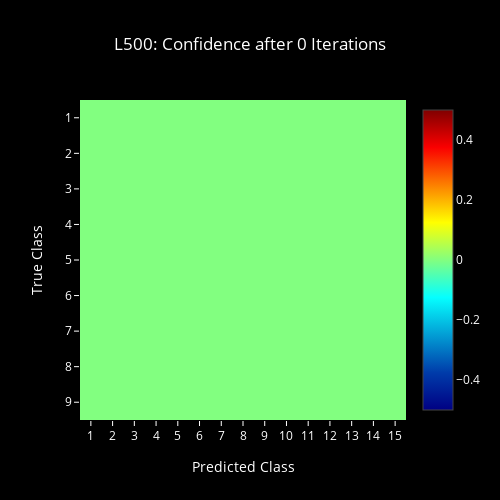
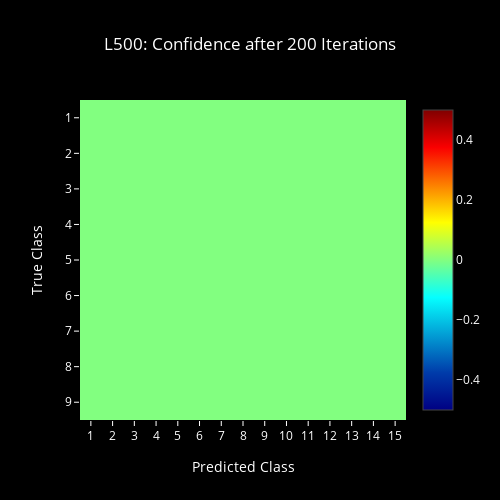
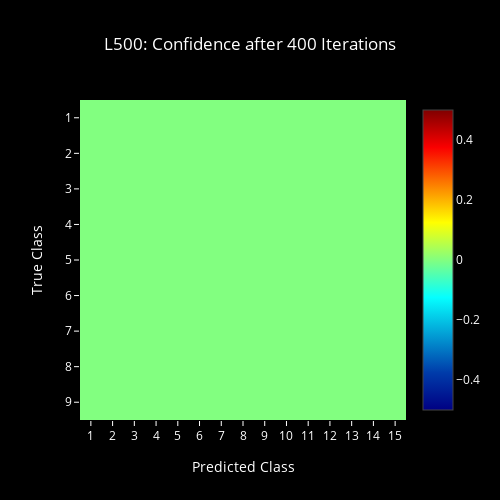
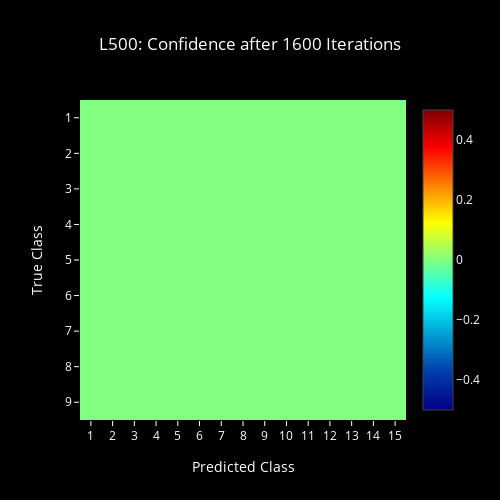

Notebook code for these charts, in order:
### Code cell
for i, it in enumerate(iter_list):
    plot_confidence_lh(i, it)
    #plot_confidence_lh(i, it)
    #plot_choice_fh(i, it)
    #plot_choice_lh(i, it)

### Figure 1 — Plotly figure (JSON) as saved in the notebook; plotly's stock layout.template omitted (floating-point values rounded to 4 significant figures; data arrays with more than 128 entries replaced by an {"elided": "..."} marker saying what was removed)
{"data": [{"colorscale": "Jet", "type": "heatmap", "z": {"elided": "16x16 int values"}}], "layout": {"font": {"color": "#FFF"}, "height": 500, "paper_bgcolor": "#000", "plot_bgcolor": "#000", "title": "L500: Confidence after 0 Iterations", "titlefont": {"color": "#FFF"}, "width": 500, "xaxis": {"dtick": 1, "range": [0.5, 15.5], "tickcolor": "#FFF", "title": "Predicted Class"}, "yaxis": {"dtick": 1, "range": [9.5, 0.5], "tickcolor": "#FFF", "title": "True Class"}}}

### Figure 2 — Plotly figure (JSON) as saved in the notebook; plotly's stock layout.template omitted (floating-point values rounded to 4 significant figures; data arrays with more than 128 entries replaced by an {"elided": "..."} marker saying what was removed)
{"data": [{"colorscale": "Jet", "type": "heatmap", "z": {"elided": "16x16 int values"}}], "layout": {"font": {"color": "#FFF"}, "height": 500, "paper_bgcolor": "#000", "plot_bgcolor": "#000", "title": "L500: Confidence after 200 Iterations", "titlefont": {"color": "#FFF"}, "width": 500, "xaxis": {"dtick": 1, "range": [0.5, 15.5], "tickcolor": "#FFF", "title": "Predicted Class"}, "yaxis": {"dtick": 1, "range": [9.5, 0.5], "tickcolor": "#FFF", "title": "True Class"}}}

### Figure 3 — Plotly figure (JSON) as saved in the notebook; plotly's stock layout.template omitted (floating-point values rounded to 4 significant figures; data arrays with more than 128 entries replaced by an {"elided": "..."} marker saying what was removed)
{"data": [{"colorscale": "Jet", "type": "heatmap", "z": {"elided": "16x16 int values"}}], "layout": {"font": {"color": "#FFF"}, "height": 500, "paper_bgcolor": "#000", "plot_bgcolor": "#000", "title": "L500: Confidence after 400 Iterations", "titlefont": {"color": "#FFF"}, "width": 500, "xaxis": {"dtick": 1, "range": [0.5, 15.5], "tickcolor": "#FFF", "title": "Predicted Class"}, "yaxis": {"dtick": 1, "range": [9.5, 0.5], "tickcolor": "#FFF", "title": "True Class"}}}

### Figure 4 — Plotly figure (JSON) as saved in the notebook; plotly's stock layout.template omitted (floating-point values rounded to 4 significant figures; data arrays with more than 128 entries replaced by an {"elided": "..."} marker saying what was removed)
{"data": [{"colorscale": "Jet", "type": "heatmap", "z": {"elided": "16x16 int values"}}], "layout": {"font": {"color": "#FFF"}, "height": 500, "paper_bgcolor": "#000", "plot_bgcolor": "#000", "title": "L500: Confidence after 1600 Iterations", "titlefont": {"color": "#FFF"}, "width": 500, "xaxis": {"dtick": 1, "range": [0.5, 15.5], "tickcolor": "#FFF", "title": "Predicted Class"}, "yaxis": {"dtick": 1, "range": [9.5, 0.5], "tickcolor": "#FFF", "title": "True Class"}}}
